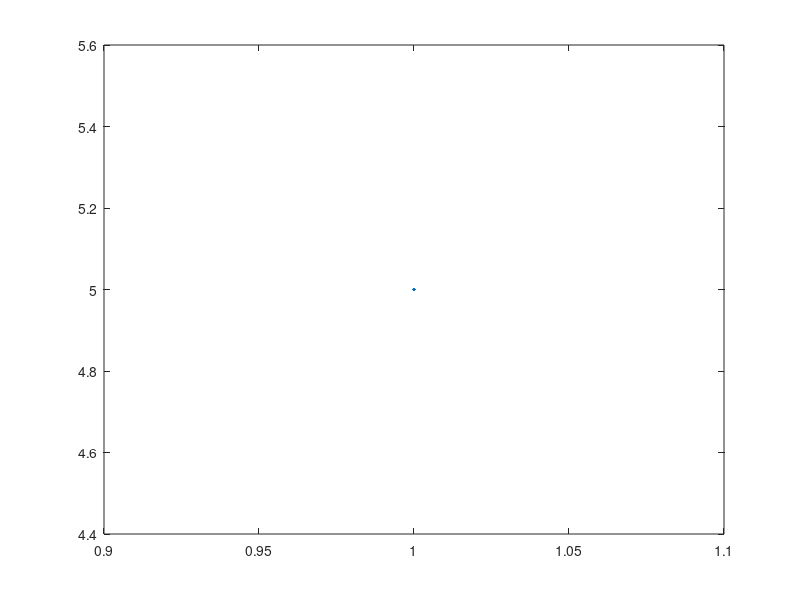

Here is the MATLAB script that generated this plot: (Note: this script raises an error after producing the figure.)
close all
f=figure('Position', [100, 100, 850, 400]);

p=plot(input,'lineWidth',1.5, 'MarkerSize',7);
p(1).Marker = 'o';
p(2).Marker = '*';
p(3).Marker = '+';
p(4).Marker = 'd';


ylim([0,12])
xlim([1,10])


xlabel('Number of stages (S)');
ylabel('Quality ranking');


set(gca,'xticklabel',{'10', '20', '30','40', '50', '60', '70', '80', '90', '100'},'FontSize', 12);

legend('MOEA/D', 'No-Mig','worst+diverse','linkage','Location','southeast','FontSize',12);
